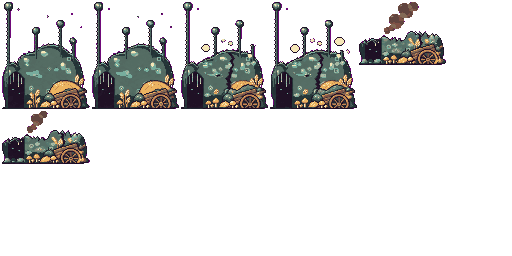
#> input picture assets/art/gpt/gpt_nest_c01.png, 512 x 256 px, given in place of cheer_1.png, which was not available
$ python import_cheer.py
#> lines starting #> are read from the running program, lines starting #| are printed output that depends on the picture; after the words box and inside, x2 and y2 are one past the last pixel; in counts of white or black regions, pixels touching at a corner belong together
"""Victory cheer frames (4 per unit) from the supplied ChatGPT sheets.

Input: docs/art/gpt_sources/cheer/cheer_N.png, 1536x1024 on flat magenta, 2 rows x 4 cells (384x512) with a white
ground line in each cell (docs/art/release_slice/cheer_regen/PROMPTS.md). Some sheets also have thin cell borders,
so a margin inside every cell is ignored.
Only units whose sheet matches the in-game sprite are imported (USE below); the others wait for a redraw.
Each cell is keyed, scaled so the first (crouch) pose is as tall as the unit's in-game idle frame (SCALE_FIX trims a few), reduced with a
premultiplied box filter, cut to hard alpha and colour-matched to the unit's in-game sprite (same mean/spread, then only in-game colours). The pivot is the feet on the
ground line, at the in-game sprite's pivot x (as a share of the crouch pose), the same in all four frames, so jumps keep their height and nothing jitters sideways.
Output: assets/art/cheer/cheer.png + cheer.json {anim_set: {"frames": [[x, y, w, h], ...], "pivot": [px, py]}}
  python tools/art/import_cheer.py
"""
import json
from pathlib import Path

import numpy as np
from PIL import Image

ROOT = Path(__file__).resolve().parents[2]
SRC = ROOT / "docs/art/gpt_sources/cheer"
OUT = ROOT / "assets/art/cheer"
CELL_W, CELL_H, MARGIN = 384, 512, 10
# per-unit size trim after the height match: the oven sheet is drawn wider than the game's oven
SCALE_FIX = {"melee_basic": 0.85, "siege": 0.9}
# per-unit frame swaps: the toast's landing pose stretches its legs; it ends on its happy crouch instead
FRAME_SUB = {"melee_basic": {3: 0}}
# anim_set: (sheet, row) — only sheets drawn from the sprites the game really uses
USE = {
    "hero_captain": (1, 0),
    "baguette": (4, 0), "macaron": (4, 1),
    "chili": (5, 0), "donut": (5, 1),
    "waffle": (6, 0),
    "worker": (6, 1),          # the first apprentice sheet (2026-11-15 user: better than the redraw in sheet 9)
    "melee_basic": (7, 0), "ranged_basic": (7, 1),
    "tank": (8, 0), "fast": (8, 1),
    "siege": ("siege/siege_cheer", 0),   # the redrawn 화덕포 (candidate D); sheet 9 row 1 was the old oven
}
# in-game idle frame of each set: (atlas json, atlas png) — the page assets/manifest.json anim_sets really uses
GAME = {
    "hero_captain": ("assets/art/gpt/gpt_bakery_crew.json", "assets/art/gpt/gpt_bakery_crew.png"),
}
for _s in ("baguette", "macaron", "chili", "donut", "waffle"):
    GAME[_s] = ("assets/art/roster10/roster10.json", "assets/art/roster10/roster10.png")
GAME["worker"] = GAME["hero_captain"]
GAME["melee_basic"] = ("assets/art/release_slice/slice_chars.json", "assets/art/release_slice/slice_chars.png")
for _s in ("ranged_basic", "tank", "fast"):
    GAME[_s] = ("assets/art/release_slice/slice_chars2.json", "assets/art/release_slice/slice_chars2.png")
GAME["siege"] = ("assets/art/siege/siege.json", "assets/art/siege/siege.png")


def key(rgb: np.ndarray) -> np.ndarray:
    r, g, b = rgb[..., 0], rgb[..., 1], rgb[..., 2]
    return np.clip((170.0 - (np.minimum(r, b) - g)) / 90.0, 0.0, 1.0)


def game_idle(aset: str):
    """Height of the in-game idle frame's art and where its pivot sits across that art (0 = left, 1 = right)."""
    js, png = GAME[aset]
    a = json.loads((ROOT / js).read_text(encoding="utf-8"))
    img = Image.open(ROOT / png).convert("RGBA")
    v = a["frames"][a["anims"][aset]["idle"]["frames"][0]]
    f = img.crop((v["x"], v["y"], v["x"] + v["w"], v["y"] + v["h"]))
    bb = f.getbbox()
    return bb[3] - bb[1], bb[2] - bb[0], (float(v["pivot"][0]) - bb[0]) / float(bb[2] - bb[0])


def game_pixels(aset: str) -> np.ndarray:
    """Every opaque pixel of the unit's in-game idle / walk / attack frames (N x 3, 0..255)."""
    js, png = GAME[aset]
    a = json.loads((ROOT / js).read_text(encoding="utf-8"))
    img = np.asarray(Image.open(ROOT / png).convert("RGBA"))
    px = []
    for anim in ("idle", "walk", "attack"):
        for fn in a["anims"][aset].get(anim, {}).get("frames", []):
            v = a["frames"][fn]
            f = img[v["y"]:v["y"] + v["h"], v["x"]:v["x"] + v["w"]].reshape(-1, 4)
            px.append(f[f[:, 3] > 127][:, :3])
    return np.concatenate(px).astype(np.float64)


def to_lab(rgb: np.ndarray) -> np.ndarray:
    c = rgb / 255.0
    c = np.where(c > 0.04045, ((c + 0.055) / 1.055) ** 2.4, c / 12.92)
    xyz = c @ np.array([[0.4124, 0.2126, 0.0193], [0.3576, 0.7152, 0.1192], [0.1805, 0.0722, 0.9505]])
    xyz = xyz / np.array([0.95047, 1.0, 1.08883])
    f = np.where(xyz > 0.008856, np.cbrt(xyz), 7.787 * xyz + 16.0 / 116.0)
    return np.stack([116.0 * f[:, 1] - 16.0, 500.0 * (f[:, 0] - f[:, 1]), 200.0 * (f[:, 1] - f[:, 2])], axis=1)


def match_colours(frames, aset: str):
    """Colour-correct the cheer to the in-game sprite (2026-11-15 user: e.g. the roll came out darker): move the
    cheer's Lab mean / spread onto the game sprite's, then paint every pixel with its nearest in-game colour."""
    game = game_pixels(aset)
    pal = np.unique(game.astype(np.uint8), axis=0).astype(np.float64)
    pal_lab = to_lab(pal)
    g_lab = to_lab(game)
    c_lab = to_lab(np.concatenate([f[0][f[1]] for f in frames]).astype(np.float64))
    mu_g, sd_g = g_lab.mean(0), g_lab.std(0) + 1e-6
    mu_c, sd_c = c_lab.mean(0), c_lab.std(0) + 1e-6
    gain = np.clip(sd_g / sd_c, 0.7, 1.4)
    out = []
    for rgb, on in frames:
        flat = rgb.reshape(-1, 3).astype(np.float64)
        lab = (to_lab(flat) - mu_c) * gain + mu_g
        d = ((lab[:, None, :] - pal_lab[None, :, :]) ** 2).sum(-1)
        q = pal[d.argmin(1)].reshape(rgb.shape).astype(np.uint8)
        out.append(Image.fromarray(np.dstack([q, np.where(on, 255, 0).astype(np.uint8)]), "RGBA"))
    return out


def cells(sheet: np.ndarray, row: int):
#> called with row = 0
    out = []
    for c in range(4):
        y0, x0 = row * CELL_H + MARGIN, c * CELL_W + MARGIN
        cell = sheet[y0:y0 + CELL_H - 2 * MARGIN, x0:x0 + CELL_W - 2 * MARGIN].copy()
        a = key(cell)
        white = cell.min(axis=2) > 200
        ground = None
        for y in range(cell.shape[0]):
            if white[y].mean() > 0.5:
                a[y] = 0.0
                ground = y if ground is None else ground
        out.append((cell, a, ground))
#> this loop made 4 passes
#> pass 1, in cells, `cell = sheet[y0:y0 + CELL_H - 2 * MARGIN, x0:x0 + CELL_W - 2 * MARGIN]..`:
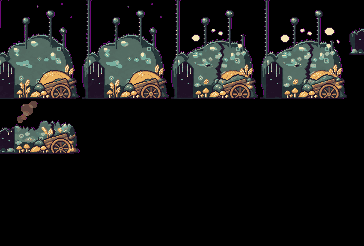
#> cell: shape (246, 364, 3) float64; mean of channels 0, 1, 2 22.2, 22, 21; drawn as R, G, B
#> pass 1, in key, `r, g, b = rgb[..., 0], rgb[..., 1], rgb[..., 2]`:
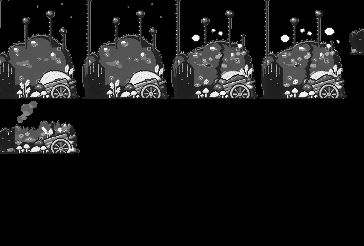
#> r: shape (246, 364) float64; min 0, max 246, mean 22.2
#> pass 1, in key, `r, g, b = rgb[..., 0], rgb[..., 1], rgb[..., 2]`:
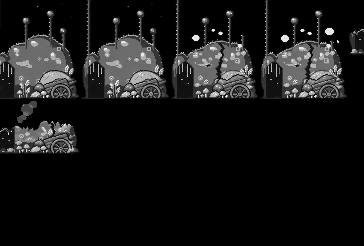
#> g: shape (246, 364) float64; min 0, max 231, mean 22
#> pass 1, in key, `r, g, b = rgb[..., 0], rgb[..., 1], rgb[..., 2]`:
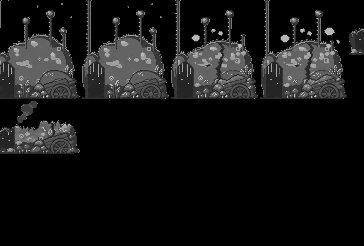
#> b: shape (246, 364) float64; min 0, max 183, mean 21
#> after the loop, out = 4 items
    return out


def unit(sheet: np.ndarray, row: int, aset: str):
    cs = cells(sheet, row)
#> cs = 4 items
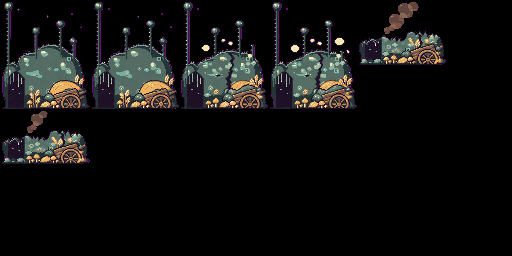
#> sheet: shape (256, 512, 3) float64; mean R, G, B 17.5, 17.2, 16.4
    grounds = [g for _, _, g in cs if g is not None]
#> grounds = []
    ground = int(np.median(grounds)) if grounds else cs[0][0].shape[0] - 40
#> ground = 206
    a0 = cs[0][1]
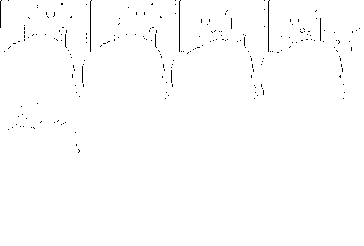
#> a0: shape (246, 364) float64; values 0.767 (black) and 1 (white), 99.3% white; black in thin lines or dots, all inside (x1, y1, x2, y2) = (0, 0, 360, 153)
    ys, xs = np.nonzero(a0 > 0.5)
    gh, gw, ratio = game_idle(aset)
    k = gh / float(ys.max() + 1 - ys.min()) * SCALE_FIX.get(aset, 1.0)
    px_cell = xs.min() + ratio * (xs.max() + 1 - xs.min())     # same foot point as the game sprite (waffle: its body)
    frames = []
    for cell, a, _ in cs:
        pre = np.dstack([cell * a[..., None], a])
        h, w = a.shape
        nw, nh = max(1, round(w * k)), max(1, round(h * k))
        img = Image.fromarray(np.clip(pre[..., :3], 0, 255).astype(np.uint8), "RGB").resize((nw, nh), Image.BOX)
        al = Image.fromarray((a * 255).astype(np.uint8), "L").resize((nw, nh), Image.BOX)
        rgb = np.asarray(img).astype(np.float64)
        aa = np.asarray(al).astype(np.float64) / 255.0
        rgb = np.where(aa[..., None] > 0, rgb / np.maximum(aa[..., None], 1e-6), 0)
        frames.append((np.clip(rgb, 0, 255).astype(np.uint8), aa >= 0.5))
    out = match_colours(frames, aset)
    for dst, src in FRAME_SUB.get(aset, {}).items():
        out[dst] = out[src].copy()
    # trim all four frames to one shared box so the pivot stays put
    boxes = [im.getbbox() for im in out]
    l = min(b[0] for b in boxes); t = min(b[1] for b in boxes)
    r = max(b[2] for b in boxes); b = max(b[3] for b in boxes)
    out = [im.crop((l, t, r, b)) for im in out]
    pivot = [round(px_cell * k) - l, round(ground * k) - t]
    return out, pivot


def main():
    OUT.mkdir(parents=True, exist_ok=True)
    sheets = {}
    units = {}
    for aset, (n, row) in USE.items():
        if n not in sheets:
            src = SRC.parent / f"{n}.png" if isinstance(n, str) else SRC / f"cheer_{n}.png"
            sheets[n] = np.asarray(Image.open(src).convert("RGB")).astype(np.float64)
        units[aset] = unit(sheets[n], row, aset)
    pad = 2
    width = max(sum(f.width + pad for f in fr) for fr, _ in units.values()) + pad
    height = sum(max(f.height for f in fr) + pad for fr, _ in units.values()) + pad
    page = Image.new("RGBA", (width, height), (0, 0, 0, 0))
    meta = {}
    y = pad
    for aset, (fr, pivot) in units.items():
        x = pad
        rects = []
        for f in fr:
            page.alpha_composite(f, (x, y))
            rects.append([x, y, f.width, f.height])
            x += f.width + pad
        meta[aset] = {"frames": rects, "pivot": pivot}
        y += max(f.height for f in fr) + pad
    page.save(OUT / "cheer.png", optimize=True)
    (OUT / "cheer.json").write_text(json.dumps(meta, indent=1) + "\n", encoding="utf-8")
    for aset, m in meta.items():
        print(aset, m["frames"][0][2:], "pivot", m["pivot"])


if __name__ == "__main__":
#> (the run stopped early here; a loop or call above may not have finished)
